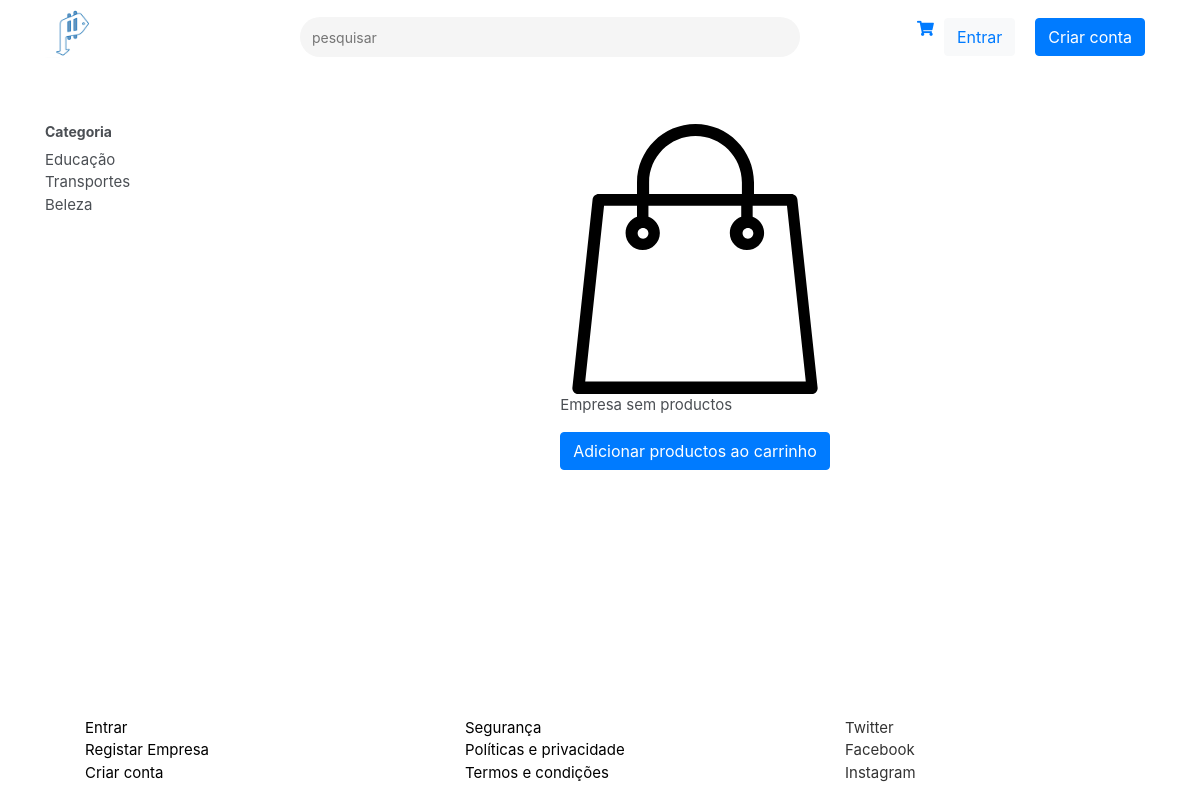
Page /products/8 on the committed database.
### account/models.py (models this page shows, shortened)
class Category(models.Model):
    name = models.CharField(max_length=30, blank=True)
    type = models.ForeignKey(Type, on_delete=models.CASCADE)

### price/views.py (the view)
# urls.py: path("products/<int:id>", views.products, name="products"),
def products(request, id):
    categories = Category.objects.filter(type_id=1)
    products = Product.objects.filter(company_id=id)
    return render(request, 'products.html', {'products': products, 'categories': categories})

### price/templates/products.html (shortened to what this page needs)
{% extends "price/layout/base.html" %}
{% load staticfiles %}
{% load staticfiles %}
{% block styles %}
<link rel="stylesheet" href="{% static 'stylesheet/main.css' %}">
<link rel="stylesheet" href="https://use.fontawesome.com/releases/v5.7.2/css/all.css">
{% endblock %}
{% block content %}
<main>
    {% include "price/layout/navegation.html" %}
    <div class="container">
        <div class="row mobile-row">
            <div class="col-md-3">
                <aside>
                    <nav class="category-desktop">
                        <h1 class="category">Categoria</h1>
                           <ul>
                            {% for category in categories %}
                                 <li>{{ category.name|capfirst  }}</li>
                            {% endfor  %}
                        </ul>
                    </nav>
                </aside>
            </div>
            <div class="col-md-8">
                <div class="row d-flex justify-content-center">
                   {% if products %}
                    {% for product in products %}
                    <div class="col-xs-6 col-sm-6 col-lg-3">
                        <div class="products">
                            <img src="{{ product.company.company_logo.url }}" alt="{{ company.commercial_name }} logo ">
                        </div>
                        <div class="products-body">
                        <h2 class="products-name">{{ product.name }}</h2>
                            <h3 class="products-company">{{ product.company.commercial_name }}</h3>
                            <h2 class="products-price">{{ product.price }} MT</h2>
                            {% if request.user.is_authenticated %}
                            <a href="{% url 'add_to_cart' product.id   %}">
                                <button type="button" class="btn btn-primary add">Adicionar ao carinho</button>
                            </a>
                            {% else %}
                                            <button  class="btn btn-primary siginupButton" ><a href=" {% url 'signup' %}" title="" class="create-account" >Criar conta</a></button>
                            {% endif %}
                          <!--   <a href="{% url 'remove_from_cart' product.id   %}">
                                <button type="button" class="btn btn-primary add">Remove from cart</button>
                            </a>
-->
                        </div>
                    </div>
                 {% endfor %}
                 {% else %}
                       <div class="empty-products">
                           <img src="{% static 'images/shopicon.svg' %}" alt="">
                        <p>Empresa sem productos</p>
                        <li class="btn btn-primary create-account"><a href=" {% url 'product' %}" title="criar conta">Adicionar productos ao carrinho</a></li>
                       </div>
                {% endif %}
                    </div>
                </div>
            </div>
        </div>
</main>
{% include "price/layout/footer.html" %}
{% endblock %}

### price/static/stylesheet/main.css (style rules this page uses)
body { background-color:white; color:#4b4f54!important; font-size:15px!important; }
html, body { height:100%; margin:0; }
body { display:flex; flex-direction:column; }
nav h1 { font-size: 14px; font-weight: bold; }
nav ul { list-style: none; padding:0; margin: 0; }
.create-account { color: white !important; }
nav { margin-bottom: 50px; }
.create-account a { color: white; }
@media (min-width: 992px) { .desktop-menu, .category-desktop, .mobile-menu-items { display: block; } }

### rows in the picture
Category: name "Educação"
Category: name "Transportes"
Category: name "Beleza"
